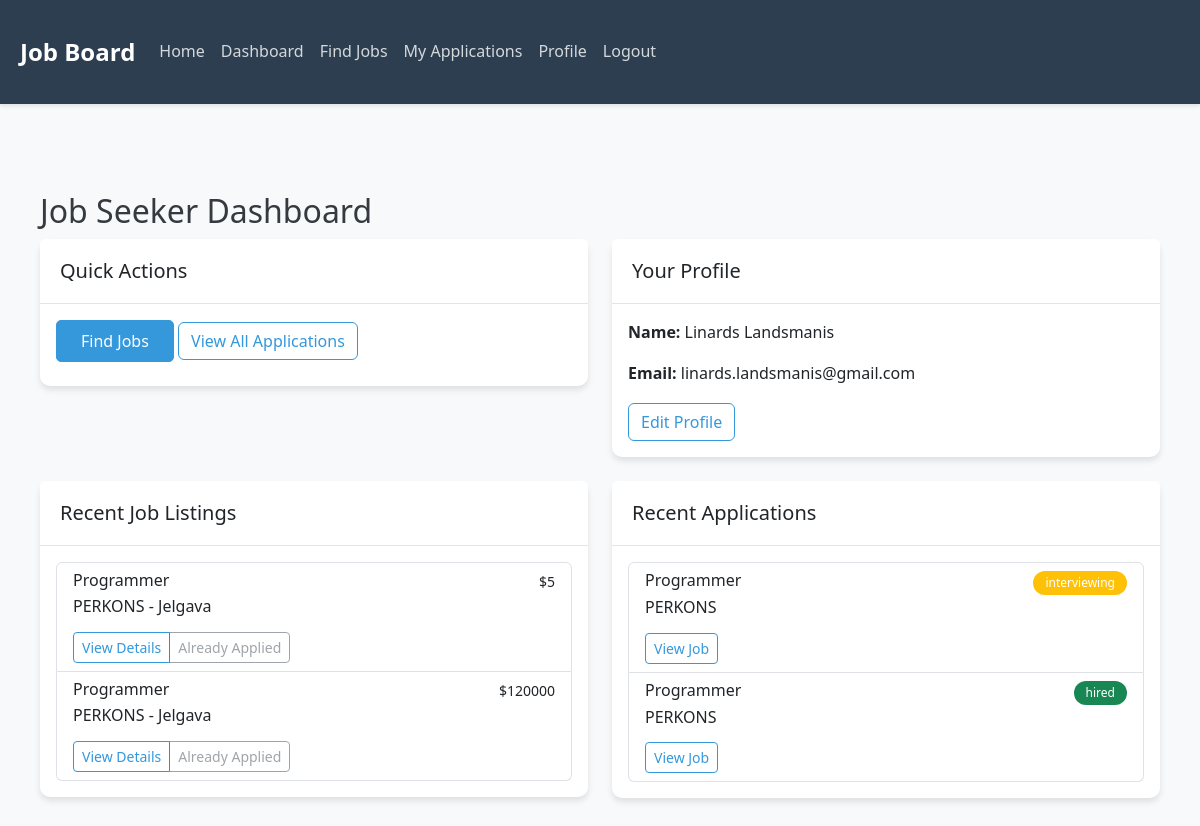
Page /dashboard (signed in) on the earlier database version.
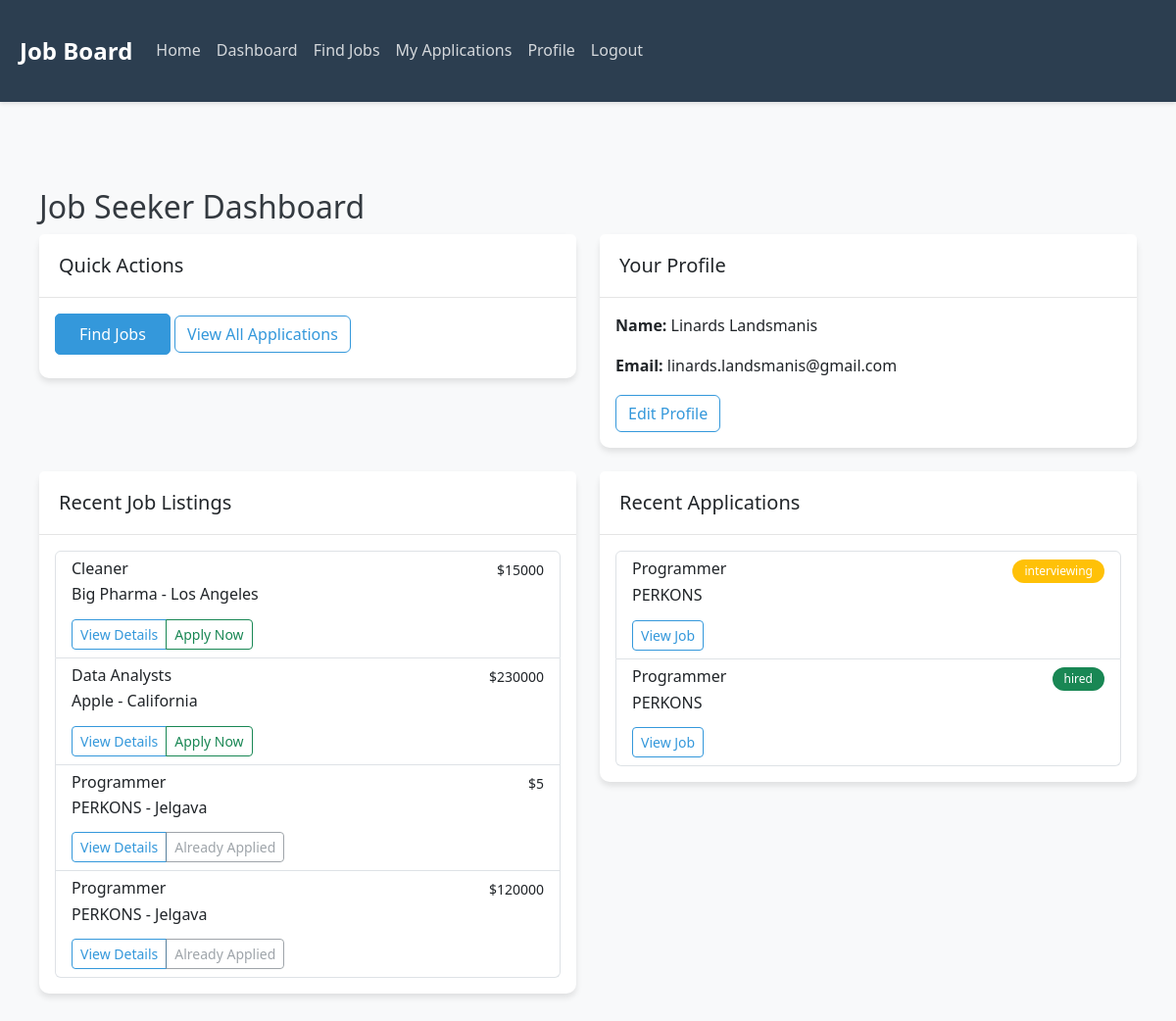
Same page on the later database version.
### tables this page shows
CREATE TABLE job (
                id INTEGER PRIMARY KEY AUTOINCREMENT,
                title TEXT NOT NULL,
                description TEXT NOT NULL,
                requirements TEXT NOT NULL,
                salary INTEGER NOT NULL,
                company_id INTEGER NOT NULL,
                created_at TIMESTAMP DEFAULT CURRENT_TIMESTAMP,
                FOREIGN KEY (company_id) REFERENCES company (id)
            );

CREATE TABLE company (
                id INTEGER PRIMARY KEY AUTOINCREMENT,
                name TEXT NOT NULL,
                location TEXT NOT NULL,
                industry TEXT NOT NULL,
                owner_id INTEGER NOT NULL,
                FOREIGN KEY (owner_id) REFERENCES user (id)
            );

CREATE TABLE application (
                id INTEGER PRIMARY KEY AUTOINCREMENT,
                user_id INTEGER NOT NULL,
                job_id INTEGER NOT NULL,
                status TEXT NOT NULL,
                message TEXT,
                created_at TIMESTAMP DEFAULT CURRENT_TIMESTAMP,
                FOREIGN KEY (user_id) REFERENCES user (id),
                FOREIGN KEY (job_id) REFERENCES job (id)
            );

### app.py (the view, shortened to what this page needs)
@app.route('/dashboard')
@login_required
def dashboard():
    if current_user.role == 'job_seeker':
        db = get_db()
        cursor = db.cursor()
        cursor.execute('''
            SELECT j.*, c.name as company_name, c.location as company_location,
                   CASE WHEN a.id IS NOT NULL THEN 1 ELSE 0 END as has_applied
            FROM job j
            JOIN company c ON j.company_id = c.id
            LEFT JOIN application a ON j.id = a.job_id AND a.user_id = ?
            ORDER BY j.id DESC
            LIMIT 5
        ''', (current_user.id,))
        jobs = cursor.fetchall()
        cursor.execute('''
            SELECT a.*, j.title as job_title, c.name as company_name
            FROM application a
            JOIN job j ON a.job_id = j.id
            JOIN company c ON j.company_id = c.id
            WHERE a.user_id = ?
            ORDER BY a.id DESC
            LIMIT 5
        ''', (current_user.id,))
        applications = cursor.fetchall()
        db.close()
        return render_template('job_seeker_dashboard.html', jobs=jobs, applications=applications)

### app.py (called while the page is built)
def get_db():
    db = sqlite3.connect(DATABASE)
    db.row_factory = sqlite3.Row
    return db

@login_manager.user_loader
def load_user(user_id):
    db = get_db()
    cursor = db.cursor()
    cursor.execute('SELECT * FROM user WHERE id = ?', (user_id,))
    user_data = cursor.fetchone()
    db.close()
    if user_data:
        return User(user_data['id'], user_data['name'], user_data['email'],
                   user_data['password'], user_data['role'])
    return None

### templates/job_seeker_dashboard.html (shortened to what the changed rows need)
{% extends "base.html" %}
{% block content %}
<div class="container mt-4">
    <h2>Job Seeker Dashboard</h2>
    <div class="row">
        <div class="col-md-6">
            <div class="card mb-4">
                <div class="card-body">
                    {% if jobs %}
                    <div class="list-group">
                        {% for job in jobs %}
                        <div class="list-group-item">
                            <div class="d-flex w-100 justify-content-between">
                                <h6 class="mb-1">{{ job['title'] }}</h6>
                                <small>${{ job['salary'] }}</small>
                            </div>
                            <p class="mb-1">{{ job['company_name'] }} - {{ job['company_location'] }}</p>
                            <div class="btn-group mt-2">
                                <a href="{{ url_for('job_details', job_id=job['id']) }}" class="btn btn-sm btn-outline-primary">View Details</a>
                                {% if not job['has_applied'] %}
                                    <a href="{{ url_for('apply_job', job_id=job['id']) }}" class="btn btn-sm btn-outline-success">Apply Now</a>
                                {% else %}
                                    <button class="btn btn-sm btn-outline-secondary" disabled>Already Applied</button>
                                {% endif %}
                            </div>
                        </div>
                        {% endfor %}
                    </div>
                    {% else %}
                    <p>No jobs available at the moment.</p>
                    {% endif %}
                </div>
            </div>
        </div>
        <div class="col-md-6">
            <div class="card mb-4">
                <div class="card-body">
                    {% if applications %}
                    <div class="list-group">
                        {% for application in applications %}
                        <div class="list-group-item">
                            <div class="d-flex w-100 justify-content-between">
                                <h6 class="mb-1">{{ application['job_title'] }}</h6>
                                <span class="badge bg-{{ 'success' if application['status'] == 'hired' else 'warning' if application['status'] == 'interviewing' else 'info' }}">
                                    {{ application['status'] }}
                                </span>
                            </div>
                            <p class="mb-1">{{ application['company_name'] }}</p>
                            <a href="{{ url_for('job_details', job_id=application['job_id']) }}" class="btn btn-sm btn-outline-primary mt-2">View Job</a>
                        </div>
                        {% endfor %}
                    </div>
                    {% else %}
                    <p>No applications submitted yet.</p>
                    {% endif %}
                </div>
            </div>
        </div>
    </div>
</div>
{% endblock %}

Differences in the rows shown:
added job: title "Cleaner", salary "15000", company_name "Big Pharma", company_location "Los Angeles"
added job: title "Data Analysts", salary "230000", company_name "Apple", company_location "California"
